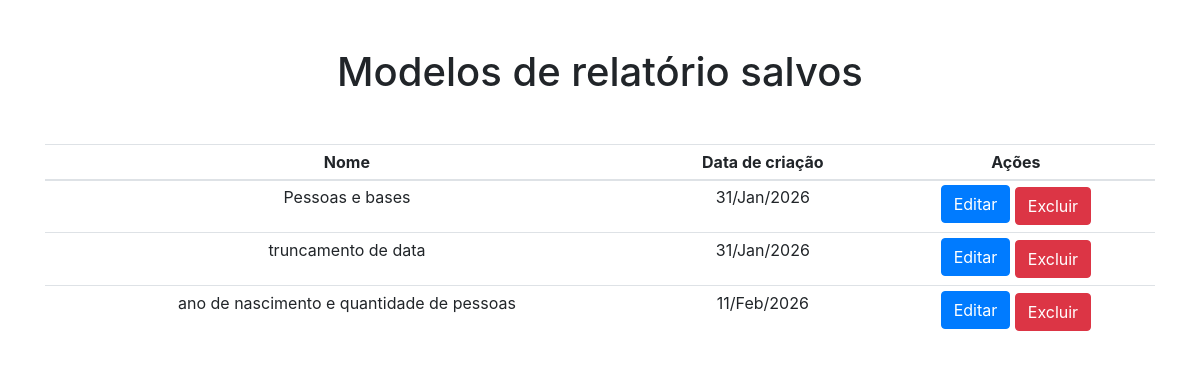
Page /listar/ on the earlier database version.
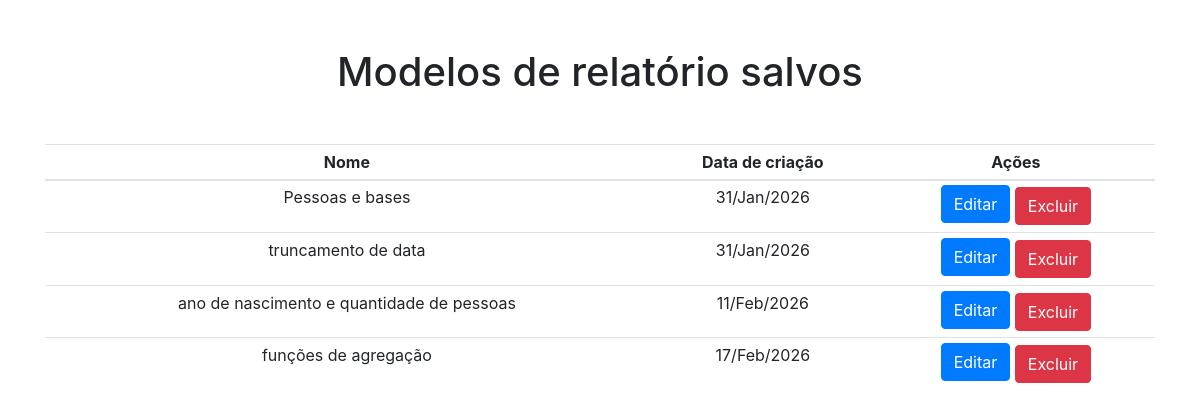
Same page on the later database version.
### relatorio_dinamico/models.py (models this page shows)
class Relatorio(models.Model):
    nome = models.CharField(max_length=255)
    html = models.TextField()
    criado_em = models.DateTimeField(auto_now_add=True)

### relatorio_dinamico/views.py (the view)
# urls.py: path('listar/', views.listar, name="listar_relatorio"),
def listar(request):
    relatorios = Relatorio.objects.all()
    return render(request, 'listar.html', {'relatorios': relatorios})

### templates/listar.html (shortened to what this page needs)
<!DOCTYPE html>
<html lang="pt-br">
<head>
    <link rel="stylesheet" href="https://cdn.jsdelivr.net/npm/bootstrap@4.6.2/dist/css/bootstrap.min.css">
</head>
<body>
    <div class="container">
        <div class="row">
            <div class="col">
                <h1 class="text-center my-5">Modelos de relatório salvos</h1>
                <div class="d-flex justify-content-center">
                    <table class="table table-sm text-center">
                        <thead>
                            <tr>
                                <th>Nome</th>
                                <th>Data de criação</th>
                                <th>Ações</th>
                            </tr>
                        </thead>
                        <tbody>
                            {% for relatorio in relatorios %}
                                <tr>
                                    <td>{{ relatorio.nome }}</td>
                                    <td>{{ relatorio.criado_em|date:"d/M/Y" }}</td>
                                    <td>
                                        <a class="btn btn-primary mb-1" href="{% url "editar_relatorio" id=relatorio.id %}">Editar</a>
                                        <a class="btn btn-danger" href="{% url "excluir_relatorio" id=relatorio.id %}">Excluir</a>
                                    </td>
                                </tr>
                            {% endfor %}
                        </tbody>
                    </table>
                </div>
            </div>
        </div>
    </div>
</body>
</html>

Differences in the rows shown:
added Relatorio: nome "funções de agregação", criado_em "17/Feb/2026"
